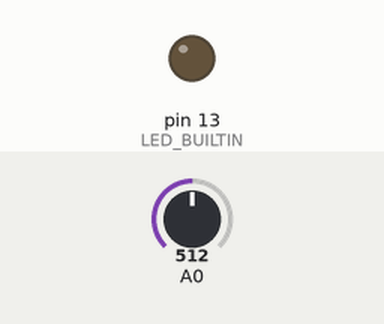
Recording of a sketch running on a simulated Arduino Uno, built with avr-gcc and run on an emulated ATmega328P. On the bench: output pins drawn as LEDs (lit = HIGH). Dashed ring = blinking. Inputs (shaded band) come from the test bench; at power-on: A0 = 512. Pins used as bus, display or sensor lines are not drawn; what the sketch prints to the serial monitor is not drawn.

Above: at 1.2 s.
At 3.2 s:
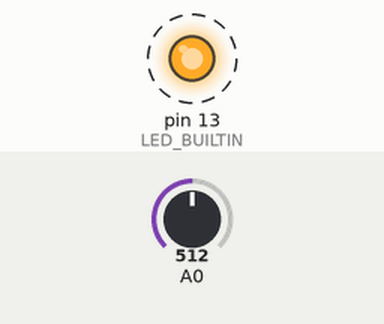
Timing chart, 0 to 4.6 s (numbered marks = the images above):
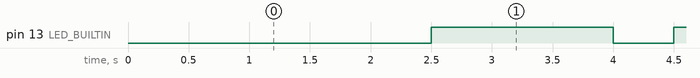

Measured:
- by itself, pin 13 (LED_BUILTIN): alternates HIGH for 1.5 s and LOW for 0.50 s

The sketch:

s05-controlled-timer.ino
```cpp
int myPlotterDelay = 5;   // non-block delay in milliseconds
unsigned long myPlotterStart;


int myActivateDelay = 2000;   // non-block delay in milliseconds
unsigned long myActivateStart;

int myStopDelay = 500;   // non-block delay in milliseconds
unsigned long myStopStart;

bool  mySwitch = false;

void setup() {
   myPlotterStart  = millis();
   myActivateStart = millis();   // could use micros()
   myStopStart    = millis();
   pinMode(LED_BUILTIN, OUTPUT);
   pinMode(1, OUTPUT);  // A1
   pinMode(0, INPUT);   // A0
   Serial.begin(115200);
}

void loop() {

    if ( (millis() - myActivateStart ) >= myActivateDelay) {
       myActivateStart = millis();      //  reset the delay time
       mySwitch = true;
       digitalWrite(1, HIGH);
       digitalWrite(LED_BUILTIN, LOW);  // LOW sets onboard LED on
       myStopStart = millis();          //  reset the stop delay time
    }


    if ( (millis() - myStopStart ) >= myStopDelay) {
       myStopStart = millis();      //  reset the delay time
       if (mySwitch) {
       digitalWrite(1, LOW);
       digitalWrite(LED_BUILTIN, HIGH);  // HIGH sets onboard LED off
       mySwitch = false;
       }
    }


    // only reads the sensor at a preset interval
    if ( (millis() - myPlotterStart ) >= myPlotterDelay) {
       myPlotterStart = millis();      //  reset the delay time
       int myA0 = analogRead(A0);
       Serial.println(myA0);
    }

}
```
